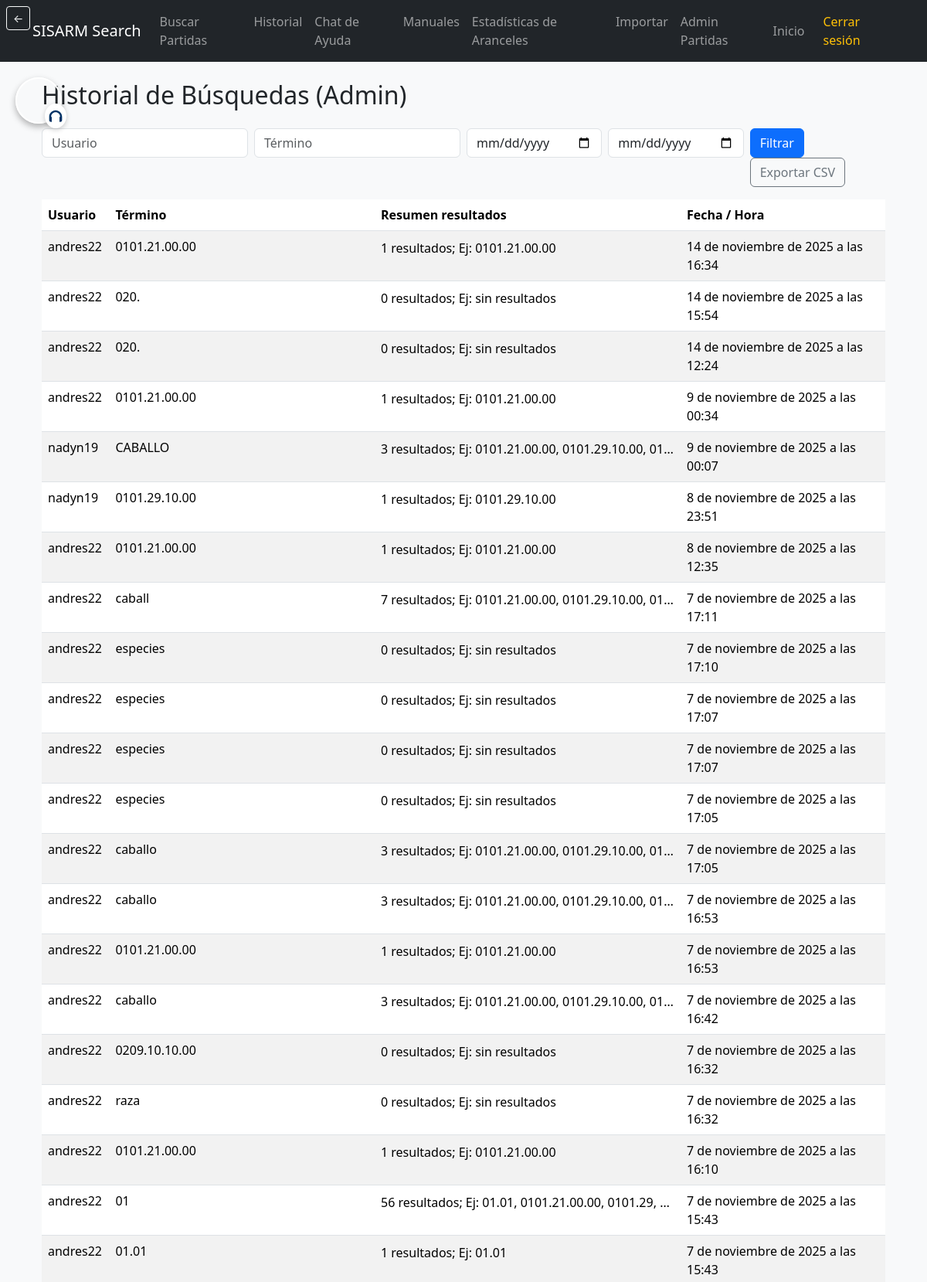
The page /admin-busquedas/ (signed in, upper part) on the database its author committed.
### partidas/models.py (models this page shows)
class Busqueda(models.Model):
    usuario = models.ForeignKey(Usuario, on_delete=models.CASCADE)
    termino_buscado = models.CharField(max_length=100)
    tipo_busqueda = models.CharField(max_length=50)
    fecha = models.DateTimeField(auto_now_add=True)
    resultados = models.TextField(blank=True, default='')

class Usuario(AbstractUser):
    rol = models.ForeignKey(Rol, on_delete=models.SET_NULL, null=True)
    estado_licencia = models.BooleanField(default=True)
    fecha_registro = models.DateTimeField(auto_now_add=True)

### partidas/decorators.py (the view)
        def _wrapped_view(request, *args, **kwargs):
            if request.user.is_superuser:
                return view_func(request, *args, **kwargs)
            if request.user.is_authenticated and request.user.rol and request.user.rol.nombre == nombre_rol:
                return view_func(request, *args, **kwargs)
            raise PermissionDenied

### partidas/views.py (called while the page is built, shortened)
@rol_requerido('Administrador')
def admin_busquedas(request):
    qs = Busqueda.objects.select_related('usuario').order_by('-fecha')
    usuario = request.GET.get('usuario', '').strip()
    termino = request.GET.get('termino', '').strip()
    desde = request.GET.get('desde', '').strip()
    hasta = request.GET.get('hasta', '').strip()
    if usuario:
        qs = qs.filter(usuario__username__icontains=usuario)
    if termino:
        qs = qs.filter(termino_buscado__icontains=termino)
    if desde:
        qs = qs.filter(fecha__gte=desde)
    if hasta:
        qs = qs.filter(fecha__lte=hasta)
    resultados = qs[:500]
    return render(request, 'partidas/admin_busquedas.html', {'busquedas': resultados, 'filtros': {'usuario': usuario, 'termino': termino, 'desde': desde, 'hasta': hasta}})

### partidas/templates/partidas/admin_busquedas.html (shortened to what this page needs)
{% extends "partidas/base.html" %}
{% load static %}
{% block content %}
<div class="container mt-4">
  <h2>Historial de Búsquedas (Admin)</h2>
  <form class="row g-2 my-3" method="get">
    <div class="col-md-3">
      <input type="text" name="usuario" class="form-control" placeholder="Usuario" value="{{ filtros.usuario }}">
    </div>
    <div class="col-md-3">
      <input type="text" name="termino" class="form-control" placeholder="Término" value="{{ filtros.termino }}">
    </div>
    <div class="col-md-2">
      <input type="date" name="desde" class="form-control" value="{{ filtros.desde }}">
    </div>
    <div class="col-md-2">
      <input type="date" name="hasta" class="form-control" value="{{ filtros.hasta }}">
    </div>
    <div class="col-md-2">
      <button class="btn btn-primary" type="submit">Filtrar</button>
      <a class="btn btn-outline-secondary" href="?export=csv">Exportar CSV</a>
    </div>
  </form>
  <div class="table-responsive">
    <table class="table table-striped">
      <thead>
        <tr>
          <th>Usuario</th>
          <th>Término</th>
          <th>Resumen resultados</th>
          <th>Fecha / Hora</th>
        </tr>
      </thead>
      <tbody>
        {% for b in busquedas %}
        <tr>
          <td>{{ b.usuario.username }}</td>
          <td>{{ b.termino_buscado }}</td>
          <td style="max-width:400px;">
            <span title="{{ b.resultados|escape }}" style="display:inline-block; max-width:380px; white-space:nowrap; overflow:hidden; text-overflow:ellipsis; vertical-align:middle;">{{ b.resultados }}</span>
          </td>
          <td>{{ b.fecha }}</td>
        </tr>
        {% empty %}
        <tr><td colspan="3">No se encontraron registros.</td></tr>
        {% endfor %}
      </tbody>
    </table>
  </div>
</div>
{% endblock %}

### rows shown on the page
Busqueda: usuario.username "andres22", termino_buscado "0101.21.00.00", resultados "1 resultados; Ej: 0101.21.00.00", fecha "14 de noviembre de 2025 a las 16:34"
Busqueda: usuario.username "andres22", termino_buscado "020.", resultados "0 resultados; Ej: sin resultados", fecha "14 de noviembre de 2025 a las 15:54"
Busqueda: usuario.username "andres22", termino_buscado "020.", resultados "0 resultados; Ej: sin resultados", fecha "14 de noviembre de 2025 a las 12:24"
Busqueda: usuario.username "andres22", termino_buscado "0101.21.00.00", resultados "1 resultados; Ej: 0101.21.00.00", fecha "9 de noviembre de 2025 a las 00:34"
Busqueda: usuario.username "nadyn19", termino_buscado "CABALLO", resultados "3 resultados; Ej: 0101.21.00.00, 0101.29.10.00, 01…", fecha "9 de noviembre de 2025 a las 00:07"
Busqueda: usuario.username "nadyn19", termino_buscado "0101.29.10.00", resultados "1 resultados; Ej: 0101.29.10.00", fecha "8 de noviembre de 2025 a las 23:51"
Busqueda: usuario.username "andres22", termino_buscado "0101.21.00.00", resultados "1 resultados; Ej: 0101.21.00.00", fecha "8 de noviembre de 2025 a las 12:35"
Busqueda: usuario.username "andres22", termino_buscado "caball", resultados "7 resultados; Ej: 0101.21.00.00, 0101.29.10.00, 01…", fecha "7 de noviembre de 2025 a las 17:11"
Busqueda: usuario.username "andres22", termino_buscado "especies", resultados "0 resultados; Ej: sin resultados", fecha "7 de noviembre de 2025 a las 17:10"
Busqueda: usuario.username "andres22", termino_buscado "especies", resultados "0 resultados; Ej: sin resultados", fecha "7 de noviembre de 2025 a las 17:07"
Busqueda: usuario.username "andres22", termino_buscado "especies", resultados "0 resultados; Ej: sin resultados", fecha "7 de noviembre de 2025 a las 17:07"
Busqueda: usuario.username "andres22", termino_buscado "especies", resultados "0 resultados; Ej: sin resultados", fecha "7 de noviembre de 2025 a las 17:05"
Busqueda: usuario.username "andres22", termino_buscado "caballo", resultados "3 resultados; Ej: 0101.21.00.00, 0101.29.10.00, 01…", fecha "7 de noviembre de 2025 a las 17:05"
Busqueda: usuario.username "andres22", termino_buscado "caballo", resultados "3 resultados; Ej: 0101.21.00.00, 0101.29.10.00, 01…", fecha "7 de noviembre de 2025 a las 16:53"
Busqueda: usuario.username "andres22", termino_buscado "0101.21.00.00", resultados "1 resultados; Ej: 0101.21.00.00", fecha "7 de noviembre de 2025 a las 16:53"
Busqueda: usuario.username "andres22", termino_buscado "caballo", resultados "3 resultados; Ej: 0101.21.00.00, 0101.29.10.00, 01…", fecha "7 de noviembre de 2025 a las 16:42"
Busqueda: usuario.username "andres22", termino_buscado "0209.10.10.00", resultados "0 resultados; Ej: sin resultados", fecha "7 de noviembre de 2025 a las 16:32"
Busqueda: usuario.username "andres22", termino_buscado "raza", resultados "0 resultados; Ej: sin resultados", fecha "7 de noviembre de 2025 a las 16:32"
Busqueda: usuario.username "andres22", termino_buscado "0101.21.00.00", resultados "1 resultados; Ej: 0101.21.00.00", fecha "7 de noviembre de 2025 a las 16:10"
Busqueda: usuario.username "andres22", termino_buscado "01", resultados "56 resultados; Ej: 01.01, 0101.21.00.00, 0101.29,…", fecha "7 de noviembre de 2025 a las 15:43"
Busqueda: usuario.username "andres22", termino_buscado "01.01", resultados "1 resultados; Ej: 01.01", fecha "7 de noviembre de 2025 a las 15:43"
